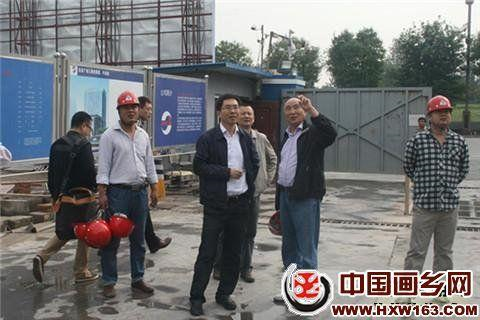
#> input picture test/helmet_2.png, 480 x 320 px, given in place of helmet_2.jpg, which was not available
$ python head_detection.py
#> lines starting #> are read from the running program, lines starting #| are printed output that depends on the picture; pictures that were not available may be replaced by others from this repository, and a replacement may not be noted
import os
import cv2
import joblib
import numpy as np

from skimage import color
from skimage.feature import hog
from skimage.transform import pyramid_gaussian
from imutils.object_detection import non_max_suppression


# Function for sliding window method
def sliding_window(image, window_size, step_list):
    for y_cut in range(0, image.shape[0], step_list[1]):
        for x_cut in range(0, image.shape[1], step_list[0]):
            yield x_cut, y_cut, image[y_cut: y_cut + window_size[1], x_cut: x_cut + window_size[0]]


# Image load
image_path = r"test/helmet_2.jpg"
orig = cv2.imread(image_path)
#> orig is the input picture: shape (320, 480, 3); mean B, G, R 115.7, 114.2, 113.9
fixscale = 500 / orig.shape[0]
#> fixscale = 1.56
orig = cv2.resize(orig, (0, 0), fx=fixscale, fy=fixscale, interpolation=cv2.INTER_AREA)
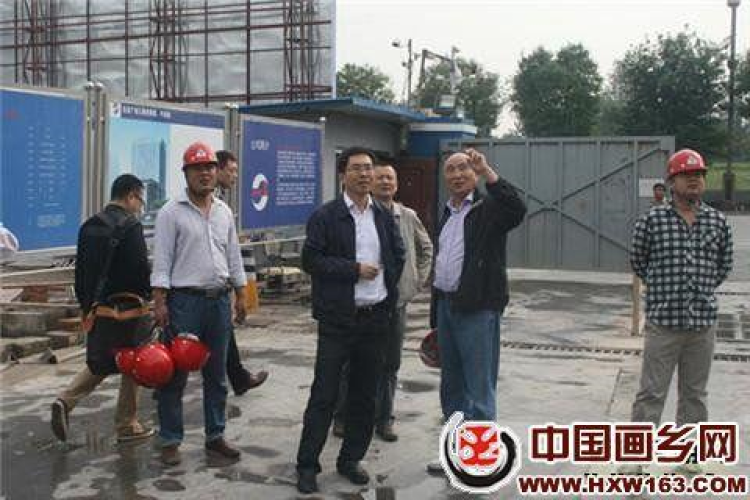
#> orig: shape (500, 750, 3); mean B, G, R 115.7, 114.2, 113.9
clone = orig.copy()
gray = color.rgb2gray(clone)
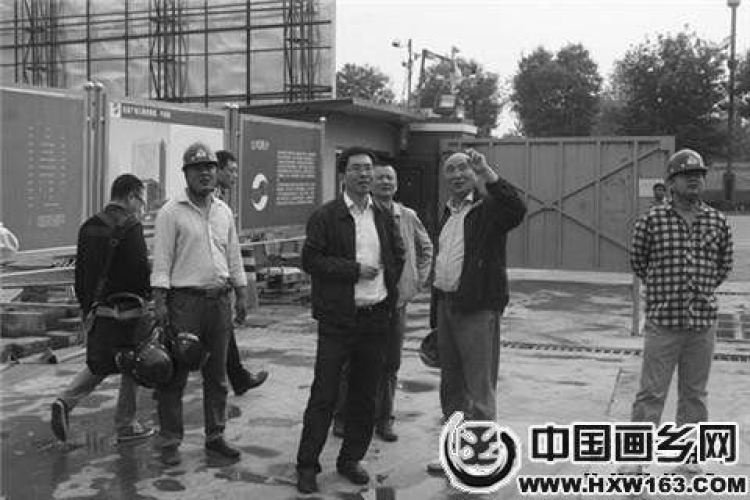
#> gray: shape (500, 750) float64; min 0.000283, max 1, mean 0.449

# Image Parameters
visualise = False
# win_size = (64, 128)
winSize = (50, 50)
winStride = (2, 2)
downscale = 1.10

step_size = (5, 5)
nms_threshold = 0.1

# Model configuration
orientations = 8  # Ped = 9; Heads = 11
pixels_per_cell = (16, 16)  # Ped = 8; Heads = 6
cells_per_block = (1, 1)  # Ped = 3; Heads = 2
block_norm = "L2"  # Ped = L2-Hys; Heads = L2-Hys
feature_vector = True  # Ped = True; Heads = False

# List to store the detections
detections = []

# The current scale of the image
model_path = r"models"
scale = 0
#> (the run stopped early here; a loop or call above may not have finished)

$ run again, with test/helmet_1.png copied over test/helmet_2.png
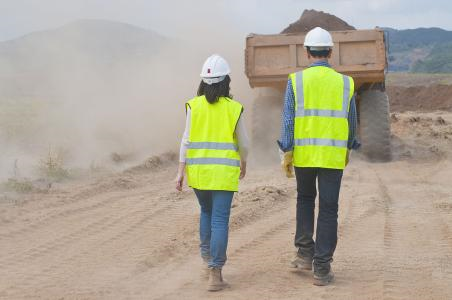
#> input picture test/helmet_1.png, 452 x 300 px, given in place of helmet_2.jpg, which was not available
#> orig is the input picture: shape (300, 452, 3); mean B, G, R 149, 166.9, 174.1
#> orig: shape (500, 753, 3)
#> `gray = color.rgb2gray(clone)`:
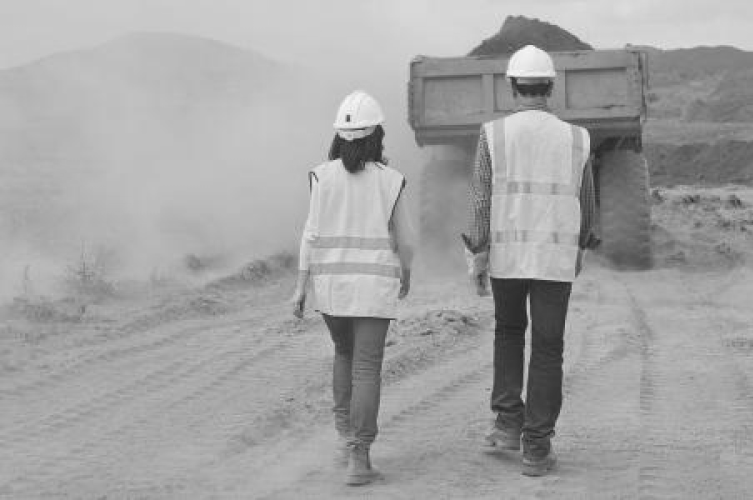
#> gray: shape (500, 753) float64; min 0.136, max 0.979, mean 0.642

$ run again, with test/helmet_3.png copied over test/helmet_2.png
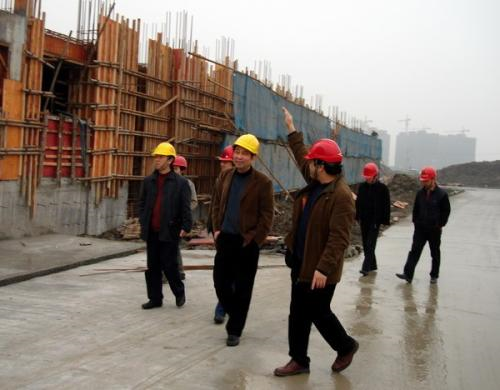
#> input picture test/helmet_3.png, 500 x 390 px, given in place of helmet_2.jpg, which was not available
#> orig is the input picture: shape (390, 500, 3); mean B, G, R 117.9, 127.1, 138.4
#> orig: shape (500, 641, 3)
#> `gray = color.rgb2gray(clone)`:
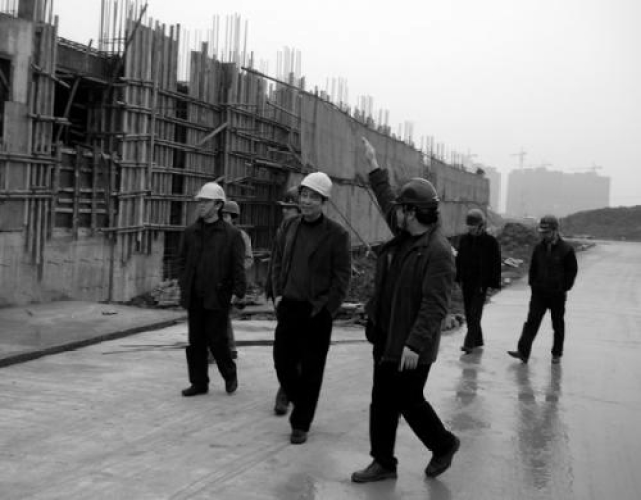
#> gray: shape (500, 641) float64; min 0, max 0.996, mean 0.494

$ run again, with test/helmet_4.png copied over test/helmet_2.png
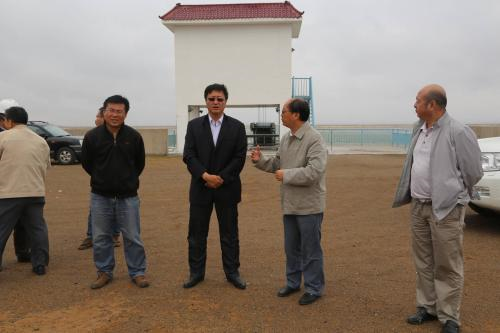
#> input picture test/helmet_4.png, 500 x 333 px, given in place of helmet_2.jpg, which was not available
#> orig is the input picture: shape (333, 500, 3); mean B, G, R 111.7, 123.1, 135.9
#> orig: shape (500, 751, 3)
#> `gray = color.rgb2gray(clone)`:
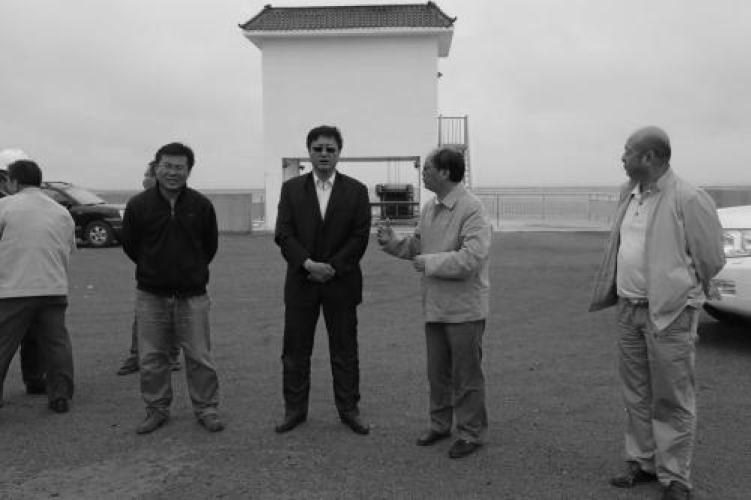
#> gray: shape (500, 751) float64; min 0.00113, max 0.927, mean 0.477
